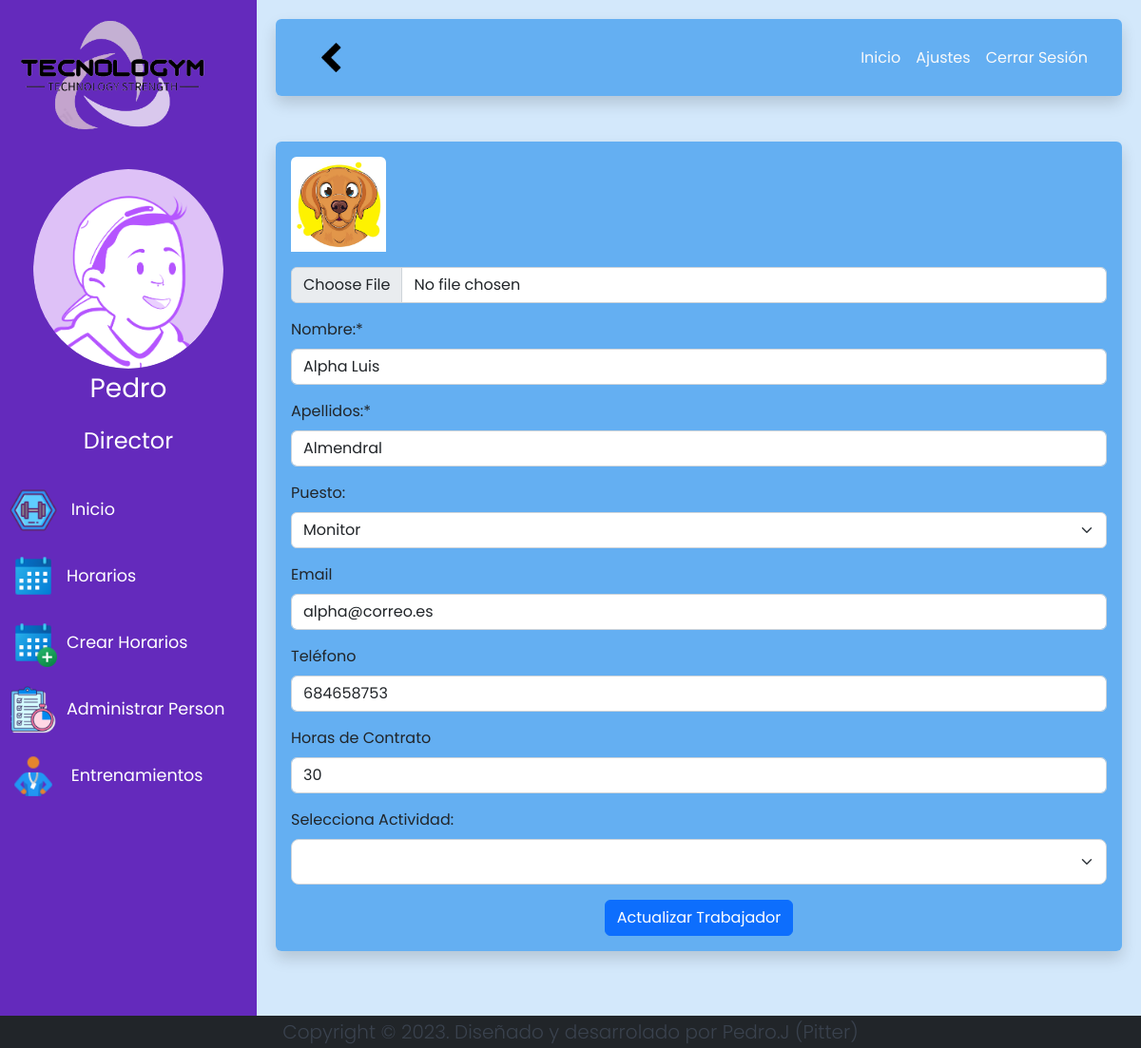
Screenshot of /c_Users/updateWorkers/2 (signed in) with the database file from the repository.
### tables this page shows
CREATE TABLE `person` (
  `id_person` int(11) NOT NULL,
  `name` varchar(70) NOT NULL,
  `lastname` varchar(70) NOT NULL,
  `user` varchar(70) DEFAULT NULL,
  `password` varchar(255) DEFAULT NULL,
  `email` varchar(70) DEFAULT NULL,
  `phone` varchar(9) DEFAULT NULL,
  `avatar` varchar(255) DEFAULT NULL
);

CREATE TABLE `worker` (
  `id_worker` int(11) NOT NULL,
  `id_person` int(11) NOT NULL,
  `hours` int(11) NOT NULL DEFAULT 0
);

### config/core/Controller.php (called while the page is built, shortened)
<?php
abstract class Controller
{
    protected function loadView($view, $params = array())
    {
        return new View($view, $params);
    }
    protected function loadModel($model)
    {
        if (is_file(ROOT . PATH_MODELS . $model . ".php")) {
            return new $model();
        } else {
            throw new Exception("Error, model does not exist");
        }
    }
}
?>

### app/controllers/c_Users.php (called while the page is built, shortened)
<?php
class c_Users extends Controller
{
    private $m_users;
    public function __construct()
    {
        $this->m_users = $this->loadModel("m_Users");
    }
    public function updateWorkers($id_worker)
    {
        $datos["worker"] = $this->m_users->showWorker($id_worker[0]);
        $datos["roles"] = $this->m_users->selectRoles();
        $datos["skills"] = $this->m_users->showSkill();
        $contenido = "v_UpdateWorker";
        $this->loadView($contenido, $datos);
    }
}
?>

### config/core/Model.php (called while the page is built, shortened)
<?php
class Model
{
    private $host = DB_HOST;
    private $user = DB_USER;
    private $pass = DB_PASS;
    private $dbname = DB_NAME;
    private $dbh;
    private $stmt;
    function __construct()
    {
        $dsn = 'mysql:host=' . $this->host . ';dbname=' . $this->dbname;
        $options = array(
            PDO::ATTR_PERSISTENT => true,
            PDO::ATTR_ERRMODE => PDO::ERRMODE_EXCEPTION,
            PDO::MYSQL_ATTR_INIT_COMMAND => 'SET NAMES utf8'
        );
        try {
            $this->dbh = new PDO($dsn, $this->user, $this->pass, $options);
        } catch (PDOException $e) {
            $this->error = $e->getMessage();
        }
    }
    public function consult($query)
    {
        $this->stmt = $this->dbh->prepare($query);
    }
    public function link($param, $value, $type = null)
    {
        if (is_null($type)) {
            switch (true) {
                default:
                    $type = PDO::PARAM_STR;
            }
        }
        $this->stmt->bindValue($param, $value, $type);
    }
    public function launch()
    {
        return $this->stmt->execute();
    }
    public function row()
    {
        $this->launch();
        return $this->stmt->fetch(PDO::FETCH_ASSOC);
    }
}
?>

### app/models/m_Users.php (called while the page is built, shortened)
<?php
class m_Users extends Model
{
    public function showWorker($id_worker)
    {
        $snt = "SELECT * FROM person
        INNER JOIN worker ON person.id_person=worker.id_person
        INNER JOIN worker_type ON worker_type.id_worker=worker.id_worker
        INNER JOIN type ON type.id_type=worker_type.id_type
        WHERE worker.id_worker= :id_worker";
        $this->consult($snt);
        $this->link(":id_worker", $id_worker);
        return $this->row();
    }
}

### app/views/v_UpdateWorker.php (the view, shortened to what this page needs)
<div class="row-6 fondo-2 shadow p-3 mb-5 rounded">
    <form action="<?= BASE_URL . 'c_Users/updateWorker/' . $worker['id_worker'] ?>" method="post" enctype="multipart/form-data">
        <div class="mb-3">
            <img src="<?= BASE_URL . IMG_URL . $worker['avatar'] ?>"  width="100" class="img-fluid rounded-top mb-3">
            <input type="file" class="form-control" name="addImg" aria-describedby="helpId">
        </div>
        <div class="mb-3">
            <label for="updateName" class="form-label">Nombre:*</label>
            <input type="text" class="form-control" name="updateName" aria-describedby="helpId" value="<?= $worker['name'] ?>" onblur="validarCampo(this)" required>
        </div>
        <div class="mb-3">
            <label for="updateLastname" class="form-label">Apellidos:*</label>
            <input type="text" class="form-control" name="updateLastname" aria-describedby="helpId" value="<?= $worker['lastname'] ?>"onblur="validarCampo(this)" required>
        </div>
        <div class="mb-3">
            <label for="updateRole" class="form-label">Puesto:</label>
            <select class="form-select" name="updateRole" onblur="validarCampo(this)" required>
                <option selected value="3">Monitor</option>
            </select>
        </div>
        <div class="mb-3">
            <label for="updateEmail" class="form-label">Email</label>
            <input type="email" class="form-control" name="updateEmail" aria-describedby="helpId" value="<?= $worker['email'] ?>" onblur="validarCampo(this)" required>
        </div>
        <div class="mb-3">
            <label for="updatePhone" class="form-label">Teléfono</label>
            <input type="number" class="form-control" name="updatePhone" aria-describedby="helpId" value="<?= $worker['phone'] ?>">
        </div>
        <div class="mb-3">
            <label for="updateHours" class="form-label">Horas de Contrato</label>
            <input type="number" class="form-control" name="updateHours" aria-describedby="helpId" value="<?= $worker['hours'] ?>" onblur="validarCampo(this)" required>
        </div>
        <div class="mb-3">
            <label for="addWorkerSkill" class="form-label">Selecciona Actividad:</label>
            <select id="addWorkerSkill" class="form-select form-select-lg" name="addWorkerSkill">
                <option value=""></option>
                <?php foreach ($skills as $skill => $value) {
                    var_dump($skills);
                }; ?>
            </select>
        </div>
        <div class="d-flex justify-content-around ">
            <button type="submit" class="btn btn-primary">Actualizar Trabajador</button>
        </div>
    </form>
</div>

### app/views/css/v_index.css (style rules this page uses)
body { font-family: "Poppins", sans-serif; background: #3698ee37; }
.fondo-2 { background-color: rgba(54, 152, 238, 0.7); }

### rows the page displays
person: avatar (picture), updateName "Alpha Luis", updateLastname "Almendral", updateEmail "alpha@correo.es", updatePhone "684658753", updateHours "30"

### other values shown
$_SESSION['session']['name'] "Pedro"
$_SESSION['session']['role'] "Director"
